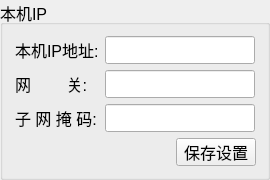
  <widget class="QGroupBox" name="hostIPSetBox">
   <property name="geometry">
    <rect>
     <x>1030</x>
     <y>140</y>
     <width>270</width>
     <height>170</height>
    </rect>
   </property>
   <property name="font">
    <font>
     <pointsize>12</pointsize>
    </font>
   </property>
   <property name="title">
    <string>本机IP</string>
   </property>
   <layout class="QVBoxLayout" name="verticalLayout_3">
    <item>
     <layout class="QHBoxLayout" name="horizontalLayout">
      <item>
       <widget class="QLabel" name="label_myip">
        <property name="minimumSize">
         <size>
          <width>83</width>
          <height>28</height>
         </size>
        </property>
        <property name="maximumSize">
         <size>
          <width>83</width>
          <height>28</height>
         </size>
        </property>
        <property name="font">
         <font>
          <pointsize>12</pointsize>
         </font>
        </property>
        <property name="text">
         <string>本机IP地址:</string>
        </property>
       </widget>
      </item>
      <item>
       <widget class="QLineEdit" name="m_myip">
        <property name="sizePolicy">
         <sizepolicy hsizetype="Preferred" vsizetype="Preferred">
          <horstretch>0</horstretch>
          <verstretch>0</verstretch>
         </sizepolicy>
        </property>
        <property name="minimumSize">
         <size>
          <width>150</width>
          <height>28</height>
         </size>
        </property>
        <property name="maximumSize">
         <size>
          <width>150</width>
          <height>28</height>
         </size>
        </property>
        <property name="font">
         <font>
          <pointsize>12</pointsize>
         </font>
        </property>
        <property name="echoMode">
         <enum>QLineEdit::Normal</enum>
        </property>
       </widget>
      </item>
     </layout>
    </item>
    <item>
     <layout class="QHBoxLayout" name="horizontalLayout_15">
      <item>
       <widget class="QLabel" name="label_gateway">
        <property name="minimumSize">
         <size>
          <width>83</width>
          <height>28</height>
         </size>
        </property>
        <property name="maximumSize">
         <size>
          <width>83</width>
          <height>28</height>
         </size>
        </property>
        <property name="font">
         <font>
          <pointsize>12</pointsize>
         </font>
        </property>
        <property name="text">
         <string>网        关: </string>
        </property>
       </widget>
      </item>
      <item>
       <widget class="QLineEdit" name="m_gateway">
        <property name="enabled">
         <bool>true</bool>
        </property>
        <property name="sizePolicy">
         <sizepolicy hsizetype="Preferred" vsizetype="Preferred">
          <horstretch>0</horstretch>
          <verstretch>0</verstretch>
         </sizepolicy>
        </property>
        <property name="minimumSize">
         <size>
          <width>150</width>
          <height>28</height>
         </size>
        </property>
        <property name="maximumSize">
         <size>
          <width>150</width>
          <height>28</height>
         </size>
        </property>
        <property name="font">
         <font>
          <pointsize>12</pointsize>
         </font>
        </property>
        <property name="echoMode">
         <enum>QLineEdit::Normal</enum>
        </property>
       </widget>
      </item>
     </layout>
    </item>
    <item>
     <layout class="QHBoxLayout" name="horizontalLayout_4">
      <item>
       <widget class="QLabel" name="label_subnetMask">
        <property name="minimumSize">
         <size>
          <width>83</width>
          <height>28</height>
         </size>
        </property>
        <property name="maximumSize">
         <size>
          <width>83</width>
          <height>28</height>
         </size>
        </property>
        <property name="font">
         <font>
          <pointsize>12</pointsize>
         </font>
        </property>
        <property name="text">
         <string>子 网 掩 码: </string>
        </property>
       </widget>
      </item>
      <item>
       <widget class="QLineEdit" name="m_subnetMask">
        <property name="sizePolicy">
         <sizepolicy hsizetype="Preferred" vsizetype="Preferred">
          <horstretch>0</horstretch>
          <verstretch>0</verstretch>
         </sizepolicy>
        </property>
        <property name="minimumSize">
         <size>
          <width>150</width>
          <height>28</height>
         </size>
        </property>
        <property name="maximumSize">
         <size>
          <width>150</width>
          <height>28</height>
         </size>
        </property>
        <property name="font">
         <font>
          <pointsize>12</pointsize>
         </font>
        </property>
        <property name="echoMode">
         <enum>QLineEdit::Normal</enum>
        </property>
       </widget>
      </item>
     </layout>
    </item>
    <item>
     <layout class="QHBoxLayout" name="horizontalLayout_16">
      <item>
       <spacer name="horizontalSpacer">
        <property name="orientation">
         <enum>Qt::Horizontal</enum>
        </property>
        <property name="sizeHint" stdset="0">
         <size>
          <width>40</width>
          <height>20</height>
         </size>
        </property>
       </spacer>
      </item>
      <item>
       <widget class="QPushButton" name="pushButton_saveHostIP">
        <property name="minimumSize">
         <size>
          <width>0</width>
          <height>28</height>
         </size>
        </property>
        <property name="maximumSize">
         <size>
          <width>16777215</width>
          <height>28</height>
         </size>
        </property>
        <property name="font">
         <font>
          <pointsize>12</pointsize>
         </font>
        </property>
        <property name="text">
         <string>保存设置</string>
        </property>
       </widget>
      </item>
     </layout>
    </item>
   </layout>
  </widget>
